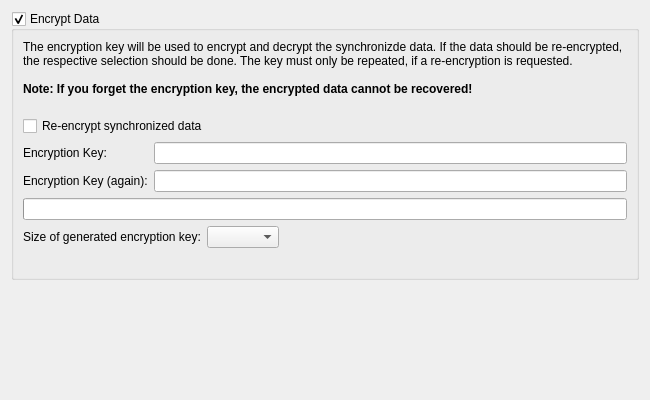
<?xml version="1.0" encoding="UTF-8"?>
<ui version="4.0">
 <class>SyncEncryptionPage</class>
 <widget class="QWizardPage" name="SyncEncryptionPage">
  <property name="geometry">
   <rect>
    <x>0</x>
    <y>0</y>
    <width>650</width>
    <height>400</height>
   </rect>
  </property>
  <property name="title">
   <string>Encryption Settings</string>
  </property>
  <property name="subTitle">
   <string>Please select, if the synchronized data should be encrypted and enter the encryption key</string>
  </property>
  <layout class="QVBoxLayout" name="verticalLayout">
   <item>
    <widget class="QGroupBox" name="encryptionGroupBox">
     <property name="toolTip">
      <string>Select to encrypt the synchronzed data</string>
     </property>
     <property name="title">
      <string>Encrypt Data</string>
     </property>
     <property name="checkable">
      <bool>true</bool>
     </property>
     <layout class="QGridLayout" name="gridLayout">
      <item row="0" column="0" colspan="2">
       <widget class="QLabel" name="label_3">
        <property name="text">
         <string>&lt;p&gt;The encryption key will be used to encrypt and decrypt the synchronizde data. If the data should be re-encrypted, the respective selection should be done. The key must only be repeated, if a re-encryption is requested.&lt;br/&gt;&lt;br/&gt;&lt;b&gt;Note: If you forget the encryption key, the encrypted data cannot be recovered!&lt;/b&gt;&lt;br/&gt;&lt;/p&gt;</string>
        </property>
        <property name="wordWrap">
         <bool>true</bool>
        </property>
       </widget>
      </item>
      <item row="1" column="0" colspan="2">
       <widget class="QCheckBox" name="reencryptCheckBox">
        <property name="toolTip">
         <string>Select to re-encrypt the synchronized data</string>
        </property>
        <property name="text">
         <string>Re-encrypt synchronized data</string>
        </property>
       </widget>
      </item>
      <item row="2" column="0">
       <widget class="QLabel" name="label">
        <property name="text">
         <string>Encryption Key:</string>
        </property>
       </widget>
      </item>
      <item row="2" column="1">
       <widget class="QLineEdit" name="encryptionKeyEdit">
        <property name="toolTip">
         <string>Enter the encryption key</string>
        </property>
        <property name="echoMode">
         <enum>QLineEdit::Password</enum>
        </property>
       </widget>
      </item>
      <item row="3" column="0">
       <widget class="QLabel" name="label_2">
        <property name="text">
         <string>Encryption Key (again):</string>
        </property>
       </widget>
      </item>
      <item row="3" column="1">
       <widget class="QLineEdit" name="encryptionKeyAgainEdit">
        <property name="toolTip">
         <string>Repeat the encryption key</string>
        </property>
        <property name="echoMode">
         <enum>QLineEdit::Password</enum>
        </property>
       </widget>
      </item>
      <item row="4" column="0" colspan="2">
       <widget class="E5PasswordMeter" name="passwordMeter">
        <property name="toolTip">
         <string>Shows an indication for the encryption key strength</string>
        </property>
       </widget>
      </item>
      <item row="5" column="0" colspan="2">
       <layout class="QHBoxLayout" name="horizontalLayout">
        <item>
         <widget class="QLabel" name="label_4">
          <property name="text">
           <string>Size of generated encryption key:</string>
          </property>
         </widget>
        </item>
        <item>
         <widget class="QComboBox" name="keySizeComboBox">
          <property name="toolTip">
           <string>Select the size of the generated encryption key</string>
          </property>
         </widget>
        </item>
        <item>
         <spacer name="horizontalSpacer">
          <property name="orientation">
           <enum>Qt::Horizontal</enum>
          </property>
          <property name="sizeHint" stdset="0">
           <size>
            <width>40</width>
            <height>20</height>
           </size>
          </property>
         </spacer>
        </item>
       </layout>
      </item>
      <item row="6" column="0" colspan="2">
       <widget class="QLabel" name="errorLabel">
        <property name="styleSheet">
         <string notr="true">color : red;</string>
        </property>
        <property name="wordWrap">
         <bool>true</bool>
        </property>
       </widget>
      </item>
     </layout>
    </widget>
   </item>
   <item>
    <spacer name="verticalSpacer">
     <property name="orientation">
      <enum>Qt::Vertical</enum>
     </property>
     <property name="sizeHint" stdset="0">
      <size>
       <width>20</width>
       <height>191</height>
      </size>
     </property>
    </spacer>
   </item>
  </layout>
 </widget>
 <customwidgets>
  <customwidget>
   <class>E5PasswordMeter</class>
   <extends>QProgressBar</extends>
   <header>E5Gui/E5PasswordMeter</header>
  </customwidget>
 </customwidgets>
 <tabstops>
  <tabstop>encryptionGroupBox</tabstop>
  <tabstop>reencryptCheckBox</tabstop>
  <tabstop>encryptionKeyEdit</tabstop>
  <tabstop>encryptionKeyAgainEdit</tabstop>
 </tabstops>
 <resources/>
 <connections/>
</ui>
